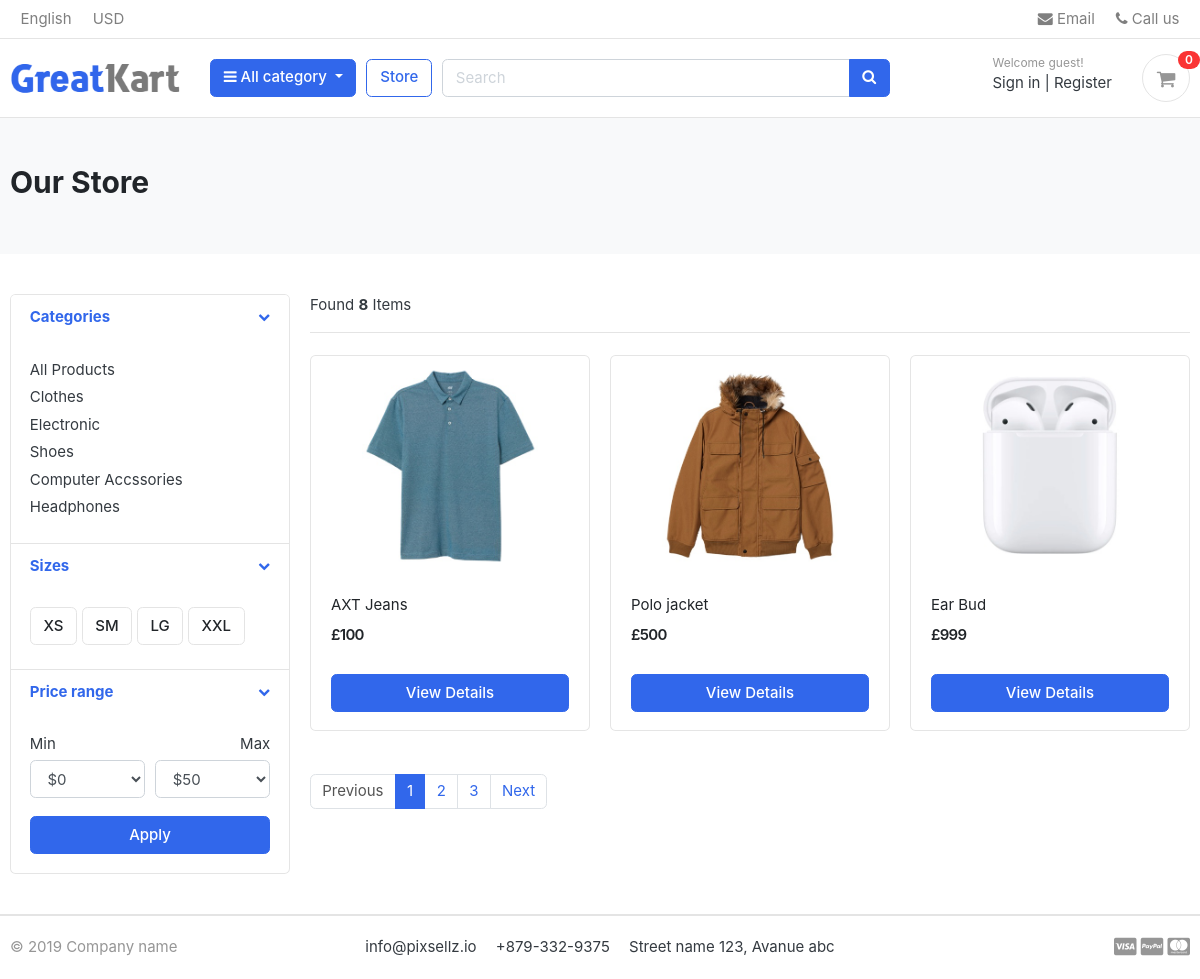
/store/, run on the app's committed database.
### category/models.py (models this page shows, shortened)
class Category(models.Model):
    category_name = models.CharField(max_length=100, unique=True)
    slug = models.SlugField(max_length=100, unique=True)
    description = models.TextField(max_length=255, blank=True)
    cat_image = models.ImageField(upload_to='photos/categories', blank=True)
    class Meta:
        verbose_name = 'category'
        verbose_name_plural = 'categories'
    def get_url(self):
        return reverse('products_by_category', args=[self.slug]) #this product_by_category is coming from store/urls.py

### store/models.py (models this page shows, shortened)
class Product(models.Model):
    product_name = models.CharField(max_length=200, unique=True)
    slug = models.SlugField(max_length=200, unique=True)
    description = models.TextField(max_length=500, blank=True)
    price = models.IntegerField()
    images = models.ImageField(upload_to='photos/products')
    stock = models.IntegerField()
    is_available = models.BooleanField(default=True)
    category = models.ForeignKey(Category, on_delete=models.CASCADE)
    created_date = models.DateTimeField(auto_now_add=True)
    modified_date = models.DateTimeField(auto_now=True)
    def get_url(self):
        return reverse('product_detail', args=[self.category.slug, self.slug]) # product_detail is coming from store/urls.py

### store/views.py (the view)
# urls.py: path('store/', include('store.urls')),
def store(request, category_slug=None):
    categories = None # to hold category object
    products = None # to hold product object
    if category_slug != None: # if category slug is present in the url
        categories = get_object_or_404(Category, slug=category_slug) # get the category object using the slug
        products = Product.objects.filter(category=categories, is_available=True) # filter products based on category and availability
        paginator = Paginator(products, 1) # show 1 product per page
        page = request.GET.get('page') # get the page number from the url
        paged_products = paginator.get_page(page) # get the products for the requested page
        product_count = products.count() # count the total number of products in the category
    else:
        products = Product.objects.all().filter(is_available=True).order_by('id') # get all available products ordered by id
        paginator = Paginator(products, 3) # show 3 products per page
        page = request.GET.get('page') # get the page number from the url
        paged_products = paginator.get_page(page) # get the products for the requested page
        product_count = products.count() # count the total number of products
    context = {
        'products': paged_products,
        'product_count': product_count,
    }
    return render(request, 'store/store.html', context)

### carts/context_processors.py (called while the page is built)
def counter(request):
    cart_count = 0
    if 'admin' in request.path: # to avoid showing cart item count in admin panel
        return {}
    else:
        try:
            cart = Cart.objects.filter(cart_id=_cart_id(request)) # get the cart using the cart_id present in the session
            if request.user.is_authenticated:
                cart_items = CartItem.objects.all().filter(user=request.user)
            else:
                cart_items = CartItem.objects.all().filter(cart=cart[:1]) # get the cart items associated with the cart
            for cart_item in cart_items:
                cart_count += cart_item.quantity # count the total quantity of items in the cart
        except Cart.DoesNotExist:
            cart_count = 0
    return dict(cart_count=cart_count)

### carts/views.py (called while the page is built)
def _cart_id(request):
    cart = request.session.session_key # get the session key
    if not cart:
        cart = request.session.create() # create a new session if not present
    return cart

### category/context_processors.py (called while the page is built)
def menu_links(request):
    links = Category.objects.all()
    return dict(links=links)

### templates/store/store.html (shortened to what this page needs)
{% extends 'base.html' %}
{% load static %}
{% block content %}
<section class="section-pagetop bg">
<div class="container">
	{% if 'search' in request.path %}
		<h2 class="title-page">Search Results</h2>
	{% else %}
		<h2 class="title-page">Our Store</h2>
	{% endif %}
</div>
</section>
<section class="section-content padding-y">
<div class="container">
<div class="row">
	<aside class="col-md-3">
<div class="card">
	<article class="filter-group">
		<header class="card-header">
			<a href="#" data-toggle="collapse" data-target="#collapse_1" aria-expanded="true" class="">
				<i class="icon-control fa fa-chevron-down"></i>
				<h6 class="title">Categories</h6>
			</a>
		</header>
		<div class="filter-content collapse show" id="collapse_1" style="">
			<div class="card-body">
				<ul class="list-menu">
					<li><a href="{% url 'store' %}">All Products</a></li>
					{% for category in links %}
				<li><a href="{{ category.get_url }}">{{ category.category_name }}  </a></li>
				{% endfor %}
				</ul>
			</div>
		</div>
	</article>
	<article class="filter-group">
		<header class="card-header">
			<a href="#" data-toggle="collapse" data-target="#collapse_4" aria-expanded="true" class="">
				<i class="icon-control fa fa-chevron-down"></i>
				<h6 class="title">Sizes </h6>
			</a>
		</header>
		<div class="filter-content collapse show" id="collapse_4" style="">
			<div class="card-body">
			  <label class="checkbox-btn">
			    <span class="btn btn-light"> XS </span>
			  </label>
			  <label class="checkbox-btn">
			    <span class="btn btn-light"> SM </span>
			  </label>
			  <label class="checkbox-btn">
			    <span class="btn btn-light"> LG </span>
			  </label>
			  <label class="checkbox-btn">
			    <span class="btn btn-light"> XXL </span>
			  </label>
		</div>
		</div>
	</article>
	<article class="filter-group">
		<header class="card-header">
			<a href="#" data-toggle="collapse" data-target="#collapse_3" aria-expanded="true" class="">
				<i class="icon-control fa fa-chevron-down"></i>
				<h6 class="title">Price range </h6>
			</a>
		</header>
		<div class="filter-content collapse show" id="collapse_3" style="">
			<div class="card-body">
				<div class="form-row">
				<div class="form-group col-md-6">
				  <label>Min</label>
				  	<select class="mr-2 form-control">
						<option value="0">$0</option>
					</select>
				</div>
				<div class="form-group text-right col-md-6">
				  <label>Max</label>
				  	<select class="mr-2 form-control">
						<option value="50">$50</option>
					</select>
				</div>
				</div>
				<button class="btn btn-block btn-primary">Apply</button>
			</div>
		</div>
	</article>
</div>
	</aside>
	<main class="col-md-9">
<header class="border-bottom mb-4 pb-3">
		<div class="form-inline">
			<span class="mr-md-auto">Found <b>{{ product_count }}</b> Items </span>
		</div>
</header>
<div class="row">
	{% if products %}
		{% for product in products %}
			<div class="col-md-4">
				<figure class="card card-product-grid">
					<div class="img-wrap">
						<a href="{{ product.get_url }}"><img src="{% if product.images %} {{ product.images.url }} {% else %} {% static 'images/items/noimg.jpg' %} {% endif %}"></a>
					</div>
					<figcaption class="info-wrap">
						<div class="fix-height">
							<a href="{{ product.get_url }}" class="title">{{ product.product_name }}</a>
							<div class="price-wrap mt-2">
								<span class="price">£{{ product.price }}</span>
							</div>
						</div>
						<a href="{{ product.get_url }}" class="btn btn-block btn-primary">View Details </a>
					</figcaption>
				</figure>
			</div>
			{% endfor %}
		{% else %}
		<h4>No products found</h4>
	{% endif %}
</div>
<nav class="mt-4" aria-label="Page navigation sample">
	{% if products.has_other_pages %}
	  <ul class="pagination">
			{% if products.has_previous %}
	    <li class="page-item"><a class="page-link" href="?page={{products.previous_page_number}}">Previous</a></li>
			{% else %}
			<li class="page-item disabled"><a class="page-link" href="#">Previous</a></li>
			{% endif %}
			{% for i in products.paginator.page_range %}
				{% if products.number == i %}
	    		<li class="page-item active"><a class="page-link" href="#">{{i}}</a></li>
				{% else %}
					<li class="page-item"><a class="page-link" href="?page={{i}}">{{i}}</a></li>
				{% endif %}
	    {% endfor %}
			{% if products.has_next %}
	    	<li class="page-item"><a class="page-link" href="?page={{products.next_page_number}}">Next</a></li>
			{% else %}
				<li class="page-item disabled"><a class="page-link" href="#">Next</a></li>
			{% endif %}
	  </ul>
	{% endif %}
</nav>
	</main>
</div>
</div>
</section>
{% endblock content %}

### static/css/ui.css (style rules this page uses)
html { font-family: "Inter", sans-serif; font-size: 15px; }
.img-wrap { text-align: center; display: block; }
.img-wrap img { max-width: 100%; }
.price-wrap { letter-spacing: -0.7px; }
.padding-y { padding-top: 40px; padding-bottom: 40px; }
figure { margin-bottom: 0; }
article:after, .form-group:after { display: block; clear: both; content: ""; }
.bg { background-color: #f8f9fa; }
.title-page { color: #212529; }
.btn-light { background-color: #fff; border-color: #e4e4e4; }
[class*=list-] li:after { visibility: hidden; display: block; content: ""; overflow: hidden; height: 0; clear: both; }
.list-menu { list-style: none; margin: 0; padding-left: 0; }
.list-menu li { margin-bottom: 5px; }
.list-menu a { color: #343a40; }
[class*=card-product] a.title { color: #212529; display: block; }
[class*=card-product] .img-wrap { overflow: hidden; position: relative; }
[class*=card-product] .img-wrap img { height: 100%; max-width: 100%; width: auto; display: inline-block; -o-object-fit: cover; object-fit: cover; }
.card-product-grid { margin-bottom: 20px; }
.card-product-grid .img-wrap { border-radius: 0.2rem 0.2rem 0 0; height: 220px; }
.card-product-grid .info-wrap { overflow: hidden; padding: 18px 20px; }
.card-product-grid .fix-height { height: 80px; overflow: hidden; }
.card .img-wrap { overflow: hidden; }
.price { font-weight: 600; color: #212529; }
.icon-control { margin-top: 5px; float: right; font-size: 80%; }
.card-header .title { margin-bottom: 0; line-height: 1.5; }
.filter-group { border-bottom: 1px solid #e4e4e4; }
.filter-group .card-header { border-bottom: 0; }
.filter-group:last-child { border-bottom: 0; }
.checkbox-btn { position: relative; }
.section-pagetop { padding: 45px 0; }

### data on the page
Category: category_name "Clothes"
Category: category_name "Electronic"
Category: category_name "Shoes"
Category: category_name "Computer Accssories"
Category: category_name "Headphones"
Product: images (picture), product_name "AXT Jeans", price "100"
Product: images (picture), product_name "Polo jacket", price "500"
Product: images (picture), product_name "Ear Bud", price "999"

### other printed values
{{ cart_count }} "0"
{{ product_count }} "8"
{{ i }} "1"
{{ i }} "2" "3"
